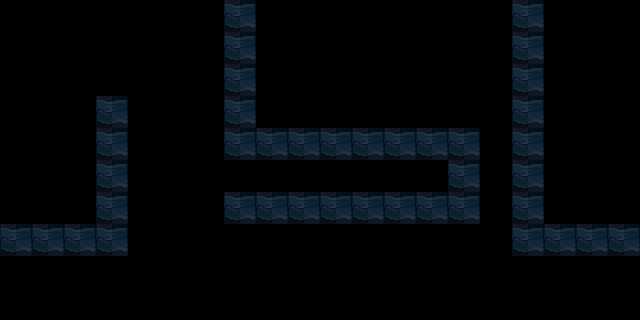

The image is a tile-based game level rendered from a .tmx file. Its description and complete source (layers, tilesets, objects, tile grids) follow:
An orthogonal 20x10 tile map with 32x32 px tiles, 2 tile layers (Graphics, Grid), 2 tilesets and 9 objects (6x prop, 3x monster).

<map version="1.0" tiledversion="1.0.3" orientation="orthogonal" renderorder="right-down" width="20" height="10" tilewidth="32" tileheight="32" nextobjectid="22">
 <tileset firstgid="1" source="tiles.tsx" />
 <tileset firstgid="65" source="grid.tsx" />
 <layer name="Graphics" width="20" height="10">
  <data encoding="csv">
0,0,0,0,0,0,0,21,0,0,0,0,0,0,0,0,21,0,0,0,
0,0,0,0,0,0,0,21,0,0,0,0,0,0,0,0,21,0,0,0,
0,0,0,0,0,0,0,21,0,0,0,0,0,0,0,0,21,0,0,0,
0,0,0,21,0,0,0,21,0,0,0,0,0,0,0,0,21,0,0,0,
0,0,0,21,0,0,0,21,21,21,21,21,21,21,21,0,21,0,0,0,
0,0,0,21,0,0,0,0,0,0,0,0,0,0,21,0,21,0,0,0,
0,0,0,21,0,0,0,21,21,21,21,21,21,21,21,0,21,0,0,0,
21,21,21,21,0,0,0,0,0,0,0,0,0,0,0,0,21,21,21,21,
0,0,0,0,0,0,0,0,0,0,0,0,0,0,0,0,0,0,0,0,
0,0,0,0,0,0,0,0,0,0,0,0,0,0,0,0,0,0,0,0
</data>
 </layer>
 <layer name="Grid" width="20" height="10" opacity="0.25">
  <data encoding="csv">
0,0,0,0,0,0,0,66,0,0,0,0,0,0,0,0,66,0,0,0,
0,0,0,0,0,0,0,66,0,0,0,0,0,0,0,0,66,0,0,0,
0,0,0,0,0,0,0,66,0,0,0,0,0,0,0,0,66,0,0,0,
0,0,0,66,0,0,0,66,0,0,0,0,0,0,0,0,66,0,0,0,
0,0,0,66,0,0,0,66,66,66,66,66,66,66,66,0,66,0,0,0,
0,0,0,66,0,0,0,0,0,0,0,0,0,0,66,0,66,0,0,0,
0,0,0,66,0,0,0,66,66,66,66,66,66,66,66,0,66,0,0,0,
66,66,66,66,0,0,0,0,0,0,0,0,0,0,0,0,66,66,66,66,
0,0,0,0,0,0,0,0,0,0,0,0,0,0,0,0,0,0,0,0,
0,0,0,0,0,0,0,0,0,0,0,0,0,0,0,0,0,0,0,0
</data>
 </layer>
 <objectgroup name="Shoggoth">
  <object id="12" name="box" type="prop" x="128" y="192" width="32" height="32">
   <properties>
    <property name="chance" type="float" value="100" />
   </properties>
  </object>
  <object id="14" name="box" type="prop" x="160" y="192" width="32" height="32">
   <properties>
    <property name="chance" type="float" value="100" />
   </properties>
  </object>
  <object id="15" name="box" type="prop" x="416" y="192" width="32" height="32">
   <properties>
    <property name="chance" type="float" value="100" />
   </properties>
  </object>
  <object id="16" name="box" type="prop" x="448" y="192" width="32" height="32">
   <properties>
    <property name="chance" type="float" value="100" />
   </properties>
  </object>
  <object id="17" name="box" type="prop" x="480" y="192" width="32" height="32">
   <properties>
    <property name="chance" type="float" value="100" />
   </properties>
  </object>
  <object id="18" name="box" type="prop" x="192" y="192" width="32" height="32">
   <properties>
    <property name="chance" type="float" value="100" />
   </properties>
  </object>
  <object id="19" name="DeepOne" type="monster" x="32" y="160" width="32" height="32">
   <properties>
    <property name="chance" type="float" value="100" />
   </properties>
   <ellipse />
  </object>
  <object id="20" name="EyeOrb" type="monster" x="416" y="160" width="32" height="32">
   <properties>
    <property name="chance" type="float" value="100" />
   </properties>
   <ellipse />
  </object>
  <object id="21" name="Shoggoth" type="monster" x="576" y="128" width="32" height="32">
   <properties>
    <property name="chance" type="float" value="100" />
   </properties>
   <ellipse />
  </object>
 </objectgroup>
</map>
